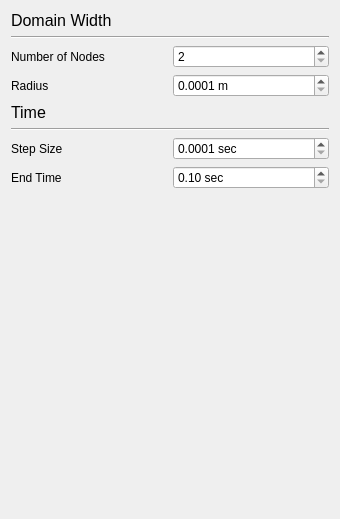
      <widget class="QWidget" name="DomainTab">
       <property name="geometry">
        <rect>
         <x>0</x>
         <y>0</y>
         <width>340</width>
         <height>519</height>
        </rect>
       </property>
       <attribute name="label">
        <string>Domain Settings</string>
       </attribute>
       <layout class="QVBoxLayout" name="verticalLayout_8">
        <item>
         <widget class="QLabel" name="label_37">
          <property name="text">
           <string>&lt;!DOCTYPE HTML PUBLIC &quot;-//W3C//DTD HTML 4.0//EN&quot; &quot;http://www.w3.org/TR/REC-html40/strict.dtd&quot;&gt;
&lt;html&gt;&lt;head&gt;&lt;meta name=&quot;qrichtext&quot; content=&quot;1&quot; /&gt;&lt;style type=&quot;text/css&quot;&gt;
p, li { white-space: pre-wrap; }
&lt;/style&gt;&lt;/head&gt;&lt;body style=&quot; font-family:'Sans Serif'; font-size:9pt; font-weight:400; font-style:normal;&quot;&gt;
&lt;p style=&quot; margin-top:0px; margin-bottom:0px; margin-left:0px; margin-right:0px; -qt-block-indent:0; text-indent:0px;&quot;&gt;&lt;span style=&quot; font-size:12pt;&quot;&gt;Domain Width&lt;/span&gt;&lt;/p&gt;&lt;/body&gt;&lt;/html&gt;</string>
          </property>
         </widget>
        </item>
        <item>
         <widget class="Line" name="line_11">
          <property name="orientation">
           <enum>Qt::Horizontal</enum>
          </property>
         </widget>
        </item>
        <item>
         <layout class="QHBoxLayout" name="horizontalLayout_33">
          <item>
           <widget class="QLabel" name="label_38">
            <property name="text">
             <string>Number of Nodes</string>
            </property>
           </widget>
          </item>
          <item>
           <widget class="QSpinBox" name="spinNodes">
            <property name="minimum">
             <number>2</number>
            </property>
            <property name="maximum">
             <number>999</number>
            </property>
           </widget>
          </item>
         </layout>
        </item>
        <item>
         <layout class="QHBoxLayout" name="horizontalLayout_32">
          <item>
           <widget class="QLabel" name="label_39">
            <property name="text">
             <string>Radius</string>
            </property>
           </widget>
          </item>
          <item>
           <widget class="QDoubleSpinBox" name="spinWidth">
            <property name="suffix">
             <string> m</string>
            </property>
            <property name="decimals">
             <number>4</number>
            </property>
            <property name="minimum">
             <double>0.000100000000000</double>
            </property>
           </widget>
          </item>
         </layout>
        </item>
        <item>
         <widget class="QLabel" name="label_40">
          <property name="text">
           <string>&lt;!DOCTYPE HTML PUBLIC &quot;-//W3C//DTD HTML 4.0//EN&quot; &quot;http://www.w3.org/TR/REC-html40/strict.dtd&quot;&gt;
&lt;html&gt;&lt;head&gt;&lt;meta name=&quot;qrichtext&quot; content=&quot;1&quot; /&gt;&lt;style type=&quot;text/css&quot;&gt;
p, li { white-space: pre-wrap; }
&lt;/style&gt;&lt;/head&gt;&lt;body style=&quot; font-family:'Sans Serif'; font-size:9pt; font-weight:400; font-style:normal;&quot;&gt;
&lt;p style=&quot; margin-top:0px; margin-bottom:0px; margin-left:0px; margin-right:0px; -qt-block-indent:0; text-indent:0px;&quot;&gt;&lt;span style=&quot; font-size:12pt;&quot;&gt;Time&lt;/span&gt;&lt;/p&gt;&lt;/body&gt;&lt;/html&gt;</string>
          </property>
         </widget>
        </item>
        <item>
         <widget class="Line" name="line_12">
          <property name="orientation">
           <enum>Qt::Horizontal</enum>
          </property>
         </widget>
        </item>
        <item>
         <layout class="QHBoxLayout" name="horizontalLayout_31">
          <item>
           <widget class="QLabel" name="label_41">
            <property name="text">
             <string>Step Size</string>
            </property>
           </widget>
          </item>
          <item>
           <widget class="QDoubleSpinBox" name="spinDt">
            <property name="suffix">
             <string> sec</string>
            </property>
            <property name="decimals">
             <number>4</number>
            </property>
            <property name="minimum">
             <double>0.000100000000000</double>
            </property>
           </widget>
          </item>
         </layout>
        </item>
        <item>
         <layout class="QHBoxLayout" name="horizontalLayout_30">
          <item>
           <widget class="QLabel" name="label_42">
            <property name="text">
             <string>End Time</string>
            </property>
           </widget>
          </item>
          <item>
           <widget class="QDoubleSpinBox" name="spintEnd">
            <property name="suffix">
             <string> sec</string>
            </property>
            <property name="minimum">
             <double>0.100000000000000</double>
            </property>
            <property name="maximum">
             <double>999999.989999999990687</double>
            </property>
           </widget>
          </item>
         </layout>
        </item>
        <item>
         <spacer name="verticalSpacer_7">
          <property name="orientation">
           <enum>Qt::Vertical</enum>
          </property>
          <property name="sizeHint" stdset="0">
           <size>
            <width>20</width>
            <height>284</height>
           </size>
          </property>
         </spacer>
        </item>
       </layout>
      </widget>
